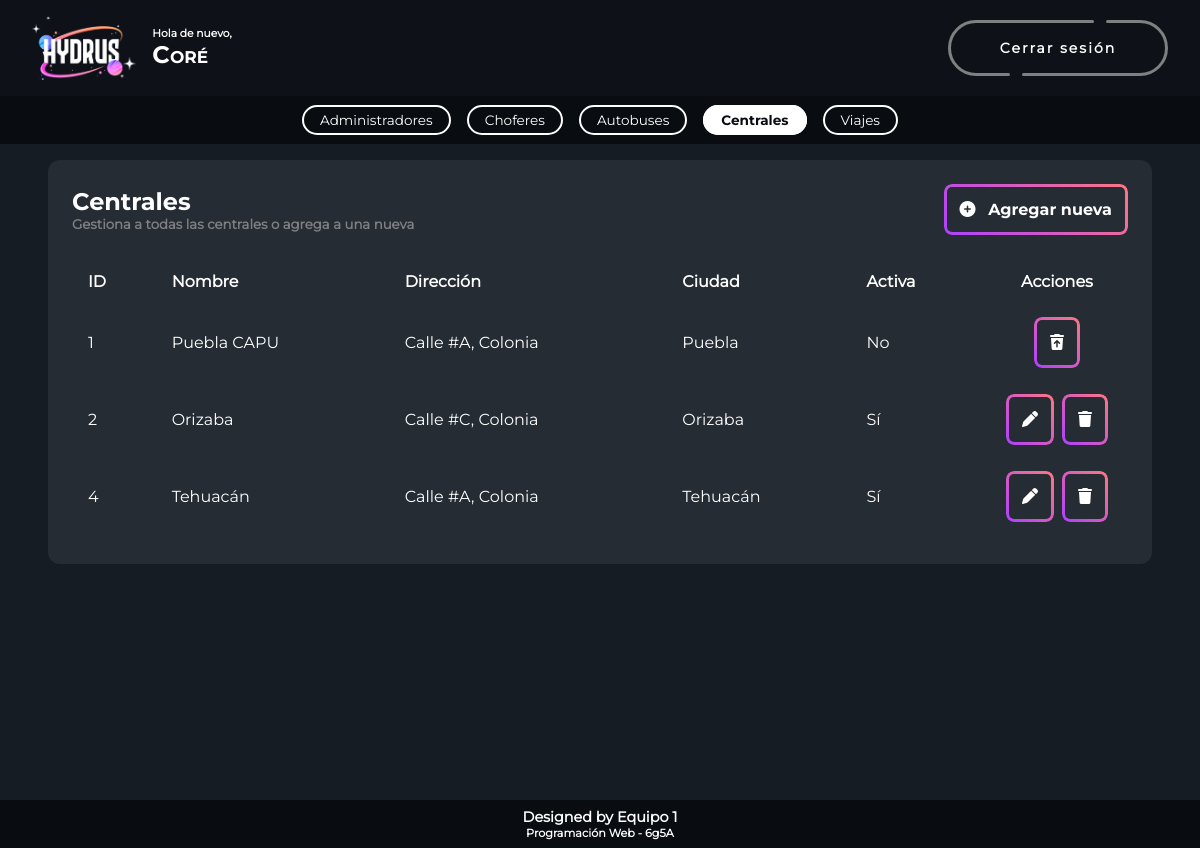
/menuCentral.php (signed in), run on the app's committed database.
### tables this page shows
CREATE TABLE `central` (
  `idcentral` int(11) NOT NULL,
  `estado` varchar(35) NOT NULL,
  `ciudad` varchar(35) NOT NULL,
  `calle` varchar(35) NOT NULL,
  `colonia` varchar(35) NOT NULL,
  `noedificio` varchar(6) NOT NULL,
  `cp` varchar(5) NOT NULL,
  `nombre` varchar(35) NOT NULL,
  `activo` varchar(1) NOT NULL
);

### db/Central.php (called while the page is built, shortened)
<?php
include_once("Conexion.php");
class Central
{
    private $id = "";
    private $ciudad = "";
    private $calle = "";
    private $colonia = "";
    private $noedificio = "";
    private $nombre = "";
    private $activo = "";
    function getId()
    {
        return $this->id;
    }
    function getCiudad()
    {
        return $this->ciudad;
    }
    function getCalle()
    {
        return $this->calle;
    }
    function getColonia()
    {
        return $this->colonia;
    }
    function getNoEdificio()
    {
        return $this->noedificio;
    }
    function getNombre()
    {
        return $this->nombre;
    }
    function getActivo()
    {
        return $this->activo;
    }
    function getAllCentral()
    {
        $conexion = new ConexionDB();
        $j = 0;
        $lista = false;
        $query = "SELECT *
                    FROM central
                    ORDER BY idcentral";
        $result = $conexion->ejecutarSelect($query);
        if ($result) {
            $lista = array();
            foreach ($result as $row) {
                $entidad = new Central();
                $entidad->id = $row[0];
                $entidad->estado = $row[1];
                $entidad->ciudad = $row[2];
                $entidad->calle = $row[3];
                $entidad->colonia = $row[4];
                $entidad->noedificio = $row[5];
                $entidad->cp = $row[6];
                $entidad->nombre = $row[7];
                $entidad->activo = $row[8];
                $lista[$j] = $entidad;
                $j = $j + 1;
            }
        } else {
            $lista = false;
        }
        return $lista;
    }
}

### db/Conexion.php (called while the page is built, shortened)
<?php
class ConexionDB
{
    private $conn = null;
    public function openConnection()
    {
        try {
            $this->conn = new PDO("mysql:host=localhost;dbname=hydrus", "root", "",  array(PDO::MYSQL_ATTR_INIT_COMMAND => "SET NAMES 'UTF8'"));
        } catch (Exception $e) {
            throw $e;
        }
    }
    public function closeConnection()
    {
        try {
            if ($this->conn != null) {
                $this->conn = null;
            }
        } catch (Exception $e) {
            throw $e;
        }
    }
    public function ejecutarSelect($query)
    {
        try {
            $rows = null;
            $result = null;
            $i = 0;
            $j = 0;
            try {
                $result = $this->conn->query($query);
            } catch (Exception $e) {
                throw $e;
            }
            if ($result) {
                foreach ($result as $row) {
                    foreach ($row as $llave => $column) {
                        if (is_string($llave)) {
                            $rows[$i][$j] = $column;
                            $j++;
                        }
                    }
                    $j = 0;
                    $i++;
                }
            }
            return $rows;
        } catch (Exception $e) {
            $this->closeConnection();
            throw $e;
        }
    }
}

### menuCentral.php (the view, shortened to what this page needs)
<?php
include_once("db\Central.php");
include_once("header.php");
$pasa = true;
$entidades = null;
$entidad = new Central();
try {
    $entidades = $entidad->getAllCentral();
} catch (Exception $e) {
    error_log($e->getFile() . " " . $e->getLine() . " " . $e->getMessage(), 0);
    $pasa = false;
}
if ($pasa) {
?>
    <section>
        <article>
            <form action="controlCentral.php" method="post">
                <div class="menu_header">
                    <div>
                        <h1>Centrales</h1>
                        <h5>Gestiona a todas las centrales o agrega a una nueva</h5>
                    </div>
                    <div>
                        <button class="btn_action" onClick="clave.value='-1';operacion.value='a'">
                            <i class="fa-solid fa-circle-plus" style="margin-right: 0.5rem;"></i>
                            Agregar nueva
                        </button>
                    </div>
                </div>
                <br>
                <?php
                if ($entidades != null) {
                ?>
                    <table class="table_content">
                        <thead>
                            <tr>
                                <th>ID</th>
                                <th>Nombre</th>
                                <th>Dirección</th>
                                <th>Ciudad</th>
                                <th>Activa</th>
                                <th>Acciones</th>
                            </tr>
                        </thead>
                        <tbody>
                            <?php
                            foreach ($entidades as $entidad) {
                            ?>
                                <tr style="overflow:hidden;">
                                    <td class="llave" style="border-top-left-radius: 8px; border-bottom-left-radius: 8px;"><?php echo $entidad->getId(); ?></td>
                                    <td><?php echo $entidad->getNombre(); ?></td>
                                    <td><?php echo $entidad->getCalle()." #".$entidad->getNoEdificio().", ".$entidad->getColonia(); ?></td>
                                    <td><?php echo $entidad->getCiudad(); ?></td>
                                    <td><?php echo ($entidad->getActivo() == "1" ? "Sí" : "No"); ?></td>
                                    <td style="border-radius: 0 8px 8px 0%;">
                                        <table style="border-collapse: collapse; border-spacing: 0;  margin: 0 auto;">
                                            <tr style="text-align: center;">
                                                <?php
                                                if ($entidad->getActivo() == "1") {
                                                ?>
                                                    <td style="padding: 0 4px;">
                                                        <button class="btn_action" type="submit" name="btnEditar" onClick="clave.value=<?php echo $entidad->getId(); ?>; operacion.value='m'">
                                                            <i class="fa-solid fa-pen"></i>
                                                        </button>
                                                    </td>
                                                    <td style="padding: 0 4px;">
                                                        <button class="btn_action" type="submit" name="btnBorrar" onClick="clave.value=<?php echo $entidad->getId(); ?>; operacion.value='b'">
                                                            <i class="fa-solid fa-trash"></i>
                                                        </button>
                                                    </td>
                                                <?php
                                                } else {
                                                ?>
                                                    <td style="padding: 0 4px;">
                                                        <button class="btn_action" type="submit" name="btnRestaurar" onClick="clave.value=<?php echo $entidad->getId(); ?>; operacion.value='r'">
                                                        <i class="fa-solid fa-trash-arrow-up"></i>
                                                        </button>
                                                    </td>
                                                <?php
                                                }
                                                ?>
                                            </tr>
                                        </table>
                                    </td>
                                </tr>
                            <?php
                            }
                            ?>
                        </tbody>
                    </table>
                <?php
                } else {
                ?>
                    <h4>Aún no hay choferes</h4>
                <?php
                }
                ?>
            </form>
        </article>
    </section>
<?php
} else {
    header("Location: error.php?error=Error en la base de datos");
}
include_once('footer.php');
?>

### css/styles.css (style rules this page uses)
* { margin: 0; padding: 0; color: white; font-family: 'Montserrat', sans-serif; text-decoration: none; border: none; outline: none; scroll-behavior: smooth; box-sizing: border-box; }
:root { --background-color1: #151C24; --background-color2: #0E1218; --background-color3: #090C10; --background-color4: #252C34; --gray-color: #222222; --light-gray-color: #3F4143; --lighter-gray-color: #7F8081; }
h1 { font-family: 'Montserrat-Bold', sans-serif; font-size: 1.5rem; }
h5 { color: var(--lighter-gray-color); }
section { min-height: 100vh; padding: 10rem 4% 2rem; background-color: var(--background-color1); }
article { background-color: var(--background-color4); border-radius: 12px; padding: 1.5rem; }
.menu_header { display: flex; justify-content: space-between; align-items: center; }
.btn_action { position: relative; background-color: transparent; padding: 1rem; cursor: pointer; transition: all 0.3s ease; font-family: 'Montserrat-Bold', sans-serif; font-size: 1rem; }
.btn_action::before { font-size: 1rem; content: ""; position: absolute; top: 0; left: 0; right: 0; bottom: 0; border-radius: 8px; border: 3px solid transparent; background: linear-gradient(45deg, #AF40FF, #FF7683) border-box; mask: inherit; -webkit-mask: linear-gradient(#fff 0 0) padding-box, linear-gradient(#fff 0 0); -webkit-mask-composite: destination-out; mask-composite: exclude; }
.table_content { width: 100%; border-collapse: separate; border-spacing: 0 10px; transition: all 0.4s ease; }
.table_content thead tr th:last-child { width: 1%; white-space: nowrap; text-align: center; }
.table_content th { text-align: left; }
.table_content th, .table_content td { padding: 0.5rem 1rem; transition: all 0.4s ease; }

### data on the page
central: idcentral "1", nombre "Puebla CAPU", calle "Calle", noedificio "A", colonia "Colonia", ciudad "Puebla", activo "No"
central: idcentral "2", nombre "Orizaba", calle "Calle", noedificio "C", colonia "Colonia", ciudad "Orizaba", activo "Sí"
central: idcentral "4", nombre "Tehuacán", calle "Calle", noedificio "A", colonia "Colonia", ciudad "Tehuacán", activo "Sí"

### other printed values
$nombre "Coré"
